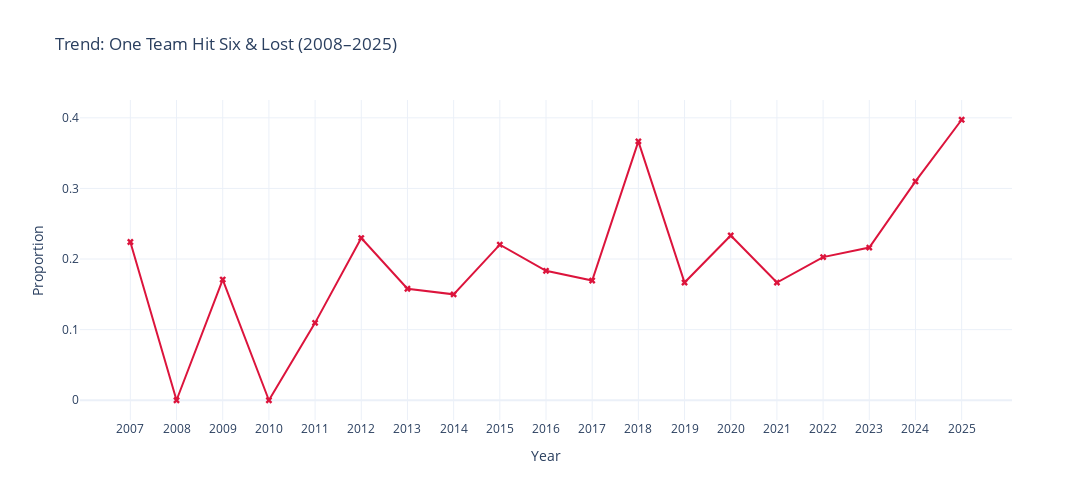

Here is the notebook cell this chart was saved with:
### Markdown cell above
### 📊 Observations on Six Hitting Trends in the First 2 Overs (2008–2025)

I was curious to see how six hitting has evolved over the years, especially in the first 2 overs — which is key for evaluating the **early six strategy**. So, I analyzed the trends from 2008 to 2025 using three scenarios:

1. **Either Team Hit a Six** – I flagged matches in each year where at least one team hit a six in the first two overs, then divided that by the total number of matches that year.
2. **Both Teams Hit a Six** – For this, I counted the matches where **both teams** hit a six and divided that count by the total matches of that season.
3. **One Team Hit a Six and Lost** – This is our **main scenario**, where one team hits a six but still loses the match. I flagged all such matches per year and calculated the proportion against the total matches in that year.

Out of all these, I focused more on the **third scenario**, since it's directly tied to the promo-based betting strategy. I even created a separate graph just for this, since it's the most insightful one for determining the success of the strategy.

---

### 🧮 Expected Return Formula

To calculate potential profit using the strategy:

$$
EV = p \times 1800 + (1 - p) \times (-120)
$$

Where:
- \( p \) = probability that the six-hit condition is met.
- ₹1800 = promo payout when the condition is met.
- ₹120 = expected loss (bookmaker margin) when the condition is not met.

> 💡 **Note**: The rupee values (₹1800 and ₹120) are used here for illustrative purposes only to simplify the math. The actual bet amounts and payouts may vary based on the bookmaker's rules and odds.

### Code cell
# Plot only "One Team Hit Six & Lost"
fig = go.Figure()

fig.add_trace(go.Scatter(
    x=line_data["year"],
    y=line_data["pct_one_team_hit_and_lost"],
    mode='lines+markers',
    name="One Team Hit Six & Lost",
    marker=dict(symbol='x'),
    line=dict(color="crimson")
))

fig.update_layout(
    title="Trend: One Team Hit Six & Lost (2008–2025)",
    xaxis_title="Year",
    yaxis_title="Proportion",
    xaxis=dict(
        tickmode='array',
        tickvals=line_data["year"],
        ticktext=[str(year) for year in line_data["year"]]
    ),
    template="plotly_white",
    width=1500,
    height=500
)

fig.show()

### Figure 1 — Plotly figure (JSON) as saved in the notebook; plotly's stock layout.template omitted (floating-point values rounded to 4 significant figures)
{"data": [{"line": {"color": "crimson"}, "marker": {"symbol": "x"}, "mode": "lines+markers", "name": "One Team Hit Six & Lost", "type": "scatter", "x": [2007, 2008, 2009, 2010, 2011, 2012, 2013, 2014, 2015, 2016, 2017, 2018, 2019, 2020, 2021, 2022, 2023, 2024, 2025], "y": [0.2241, 0.0, 0.1709, 0.0, 0.1096, 0.2297, 0.1579, 0.15, 0.2203, 0.1833, 0.1695, 0.3667, 0.1667, 0.2333, 0.1667, 0.2027, 0.2162, 0.3099, 0.3973]}], "layout": {"height": 500, "title": {"text": "Trend: One Team Hit Six & Lost (2008–2025)"}, "width": 1500, "xaxis": {"tickmode": "array", "ticktext": ["2007", "2008", "2009", "2010", "2011", "2012", "2013", "2014", "2015", "2016", "2017", "2018", "2019", "2020", "2021", "2022", "2023", "2024", "2025"], "tickvals": [2007, 2008, 2009, 2010, 2011, 2012, 2013, 2014, 2015, 2016, 2017, 2018, 2019, 2020, 2021, 2022, 2023, 2024, 2025], "title": {"text": "Year"}}, "yaxis": {"title": {"text": "Proportion"}}}}
